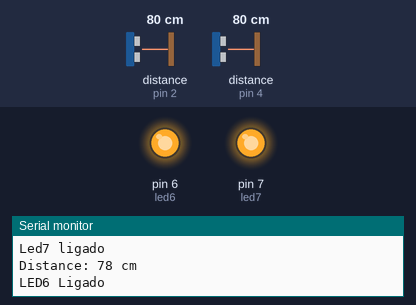
Simulated run of this sketch. Board: Arduino Uno, built with avr-gcc and run on an emulated ATmega328P. On the bench: output pins drawn as LEDs (lit = HIGH), the last lines printed to the serial monitor. Wiring (inferred from the names in the program): 2 × ultrasonic range finder: trigger pin 3, echo pin 2 / trigger pin 5, echo pin 4. The inputs (shaded band) are chosen by the test bench; at power-on: distance to the obstacle (sensors on pin 2, pin 4) 80 cm. The echo pulse lasts 58.3 µs per cm; pins used as bus, display or sensor lines are not drawn.

Above: at 1.2 s.
1.3 s: distance to the obstacle (sensor on pin 2) set to 149 cm
4.3 s: distance to the obstacle (sensor on pin 2) set to 155 cm
At 5.5 s:
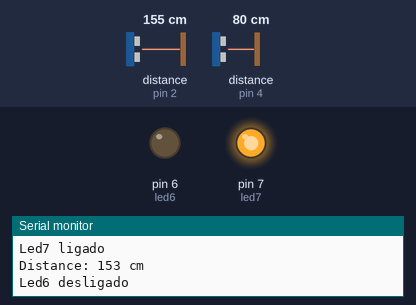
5.8 s: distance to the obstacle (sensor on pin 4) set to 147 cm
8.8 s: distance to the obstacle (sensor on pin 4) set to 157 cm
At 10.1 s:
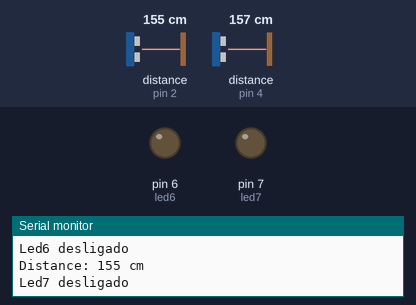
10.4 s: distance to the obstacle (sensor on pin 2) set to 2 cm
At 10.9 s:
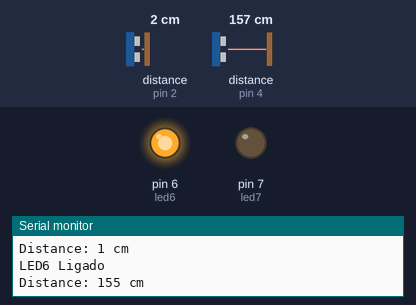
11.9 s: distance to the obstacle (sensor on pin 4) set to 18 cm
At 12.2 s:
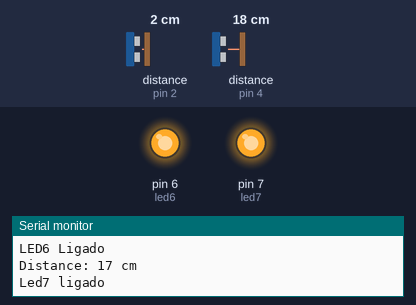
Timing chart, 0 to 14.9 s (numbered marks = the images above; inputs shaded):
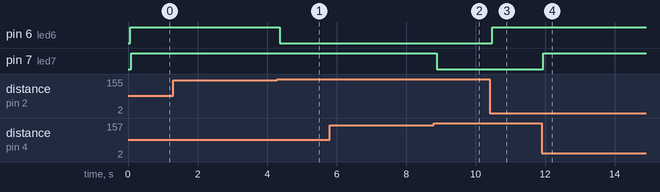

Measured:
- the behaviour switches between 152 and 153 cm on distance to the obstacle (sensor on pin 2) (found by bisection; images 0 and 1)
- the behaviour switches between 152 and 153 cm on distance to the obstacle (sensor on pin 4) (found by bisection; images 1 and 2)
- after the input at 4.3 s, pin 6 (led6): HIGH → LOW after 0.06 s
- after the input at 8.8 s, pin 7 (led7): HIGH → LOW after 0.09 s
- after the input at 10.4 s, pin 6 (led6): LOW → HIGH after 0.08 s
- after the input at 11.9 s, pin 7 (led7): LOW → HIGH after 0.05 s

The sketch:

led_source_code.ino.ino
```cpp
#define echoPin1 2
#define trigPin1 3
#define echoPin2 4
#define trigPin2 5

long duration;
int distance;

int led6 = 6;
int led7 = 7;


int currentTime = 0;
int oldTimeSensorOne = 0;
int oldTimeSensorTwo = 0;


void ultraSonicSensor1Setup() {
  pinMode(trigPin1, OUTPUT); // Sets the trigPin as an OUTPUT
  pinMode(echoPin1, INPUT); // Sets the echoPin as an INPUT

  Serial.begin(9600); // // Serial Communication is starting with 9600 of baudrate speed
  Serial.println("Ultrasonic Sensor 1 HC-SR04 Test");
  Serial.println("with Arduino UNO R3");
}

void ultraSonicSensor2Setup() {
  pinMode(trigPin2, OUTPUT); // Sets the trigPin as an OUTPUT
  pinMode(echoPin2, INPUT); // Sets the echoPin as an INPUT
  Serial.begin(9600); // // Serial Communication is starting with 9600 of baudrate speed
  Serial.println("Ultrasonic Sensor 2 HC-SR04 Test");
  Serial.println("with Arduino UNO R3");
}


void setup() {
  // put your setup code here, to run once:
  ultraSonicSensor1Setup();
  ultraSonicSensor2Setup();
  pinMode(led6, OUTPUT);
  pinMode(led7, OUTPUT);
}

void loop() {
  currentTime = millis();

  // put your main code here, to run repeatedly:
  if(distFromUSS1() <= 150) {
    digitalWrite(led6, HIGH);
    Serial.println("LED6 Ligado");
    oldTimeSensorOne = millis();
  }else if((currentTime - oldTimeSensorOne) > 2){
    digitalWrite(led6, LOW);
    Serial.println("Led6 desligado");
  }

  if(distFromUSS2() <= 150) {
    digitalWrite(led7, HIGH);
    Serial.println("Led7 ligado");
    oldTimeSensorTwo = millis();
  }else if((currentTime - oldTimeSensorTwo) > 2){
    digitalWrite(led7, LOW);
    Serial.println("Led7 desligado");
  }
}

int distFromUSS1() {
  // Clears the trigPin condition
  digitalWrite(trigPin1, LOW);
  delayMicroseconds(2);
  // Sets the trigPin HIGH (ACTIVE) for 10 microseconds
  digitalWrite(trigPin1, HIGH);
  delayMicroseconds(10);
  digitalWrite(trigPin1, LOW);
  // Reads the echoPin, returns the sound wave travel time in microseconds
  duration = pulseIn(echoPin1, HIGH);
  // Calculating the distance
  distance = duration * 0.034 / 2; // Speed of sound wave divided by 2 (go and back)
  // Displays the distance on the Serial Monitor
  Serial.print("Distance: ");
  Serial.print(distance);
  Serial.println(" cm");
  return distance;
}

int distFromUSS2() {
  // Clears the trigPin condition
  digitalWrite(trigPin2, LOW);
  delayMicroseconds(2);
  // Sets the trigPin HIGH (ACTIVE) for 10 microseconds
  digitalWrite(trigPin2, HIGH);
  delayMicroseconds(10);
  digitalWrite(trigPin2, LOW);
  // Reads the echoPin, returns the sound wave travel time in microseconds
  duration = pulseIn(echoPin2, HIGH);
  // Calculating the distance
  distance = duration * 0.034 / 2; // Speed of sound wave divided by 2 (go and back)
  // Displays the distance on the Serial Monitor
  Serial.print("Distance: ");
  Serial.print(distance);
  Serial.println(" cm");
  return distance;
}
```
